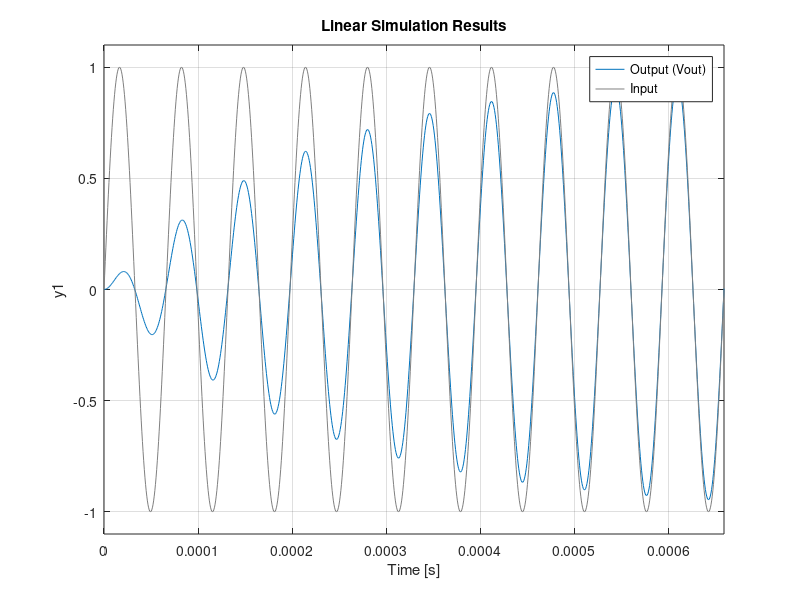

The MATLAB source for this figure:
R= 100;
L= 11e-3;
C=10e-9;

%Define transfer function 
%Numerator coefficients 
num = [R/L, 0];
den = [1, R/L, 1/(L*C)];

%Transfer function model 
sys= tf(num,den);

%plot frequency response( magnitude and phase)
% bode(sys);
% grid on;

f0 = 1/(2*pi*sqrt(L*C));  % resonant frequency
t = [0:0.01/f0:10/f0];    % time array
x = sin(2*pi*(f0)*t);       % sinusoid input
lsim(sys, x, t);         % plot system response for input x
legend( 'Output (Vout)','Input');
grid on;

%lsim - Calculates and plots the system's response to the input signal x.
%sys is the transfer function 
